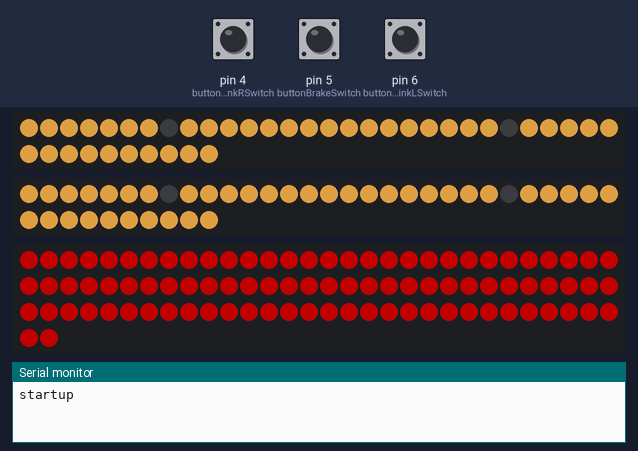
The sketch below on a simulated Arduino Nano, built with avr-gcc and run on an emulated ATmega328P. Shown: 2 × 40 RGB LEDs in strip order, left to right, continuing on the next row, 92 RGB LEDs in strip order, left to right, continuing on the next row, the last lines printed to the serial monitor. The test bench sets the inputs (shaded band); at power-on: pin 6 (buttonblinkLSwitch) LOW, pin 4 (buttonblinkRSwitch) LOW, pin 5 (buttonBrakeSwitch) LOW. Dim RGB values are drawn brighter than linear.

Above: at 2.2 s.
2.3 s: pin 6 (buttonblinkLSwitch) pulled HIGH for 0.15 s
At 2.43 s:
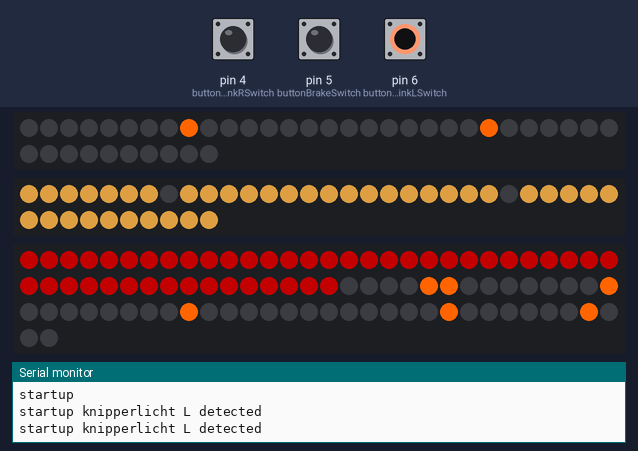
3.9 s: pin 4 (buttonblinkRSwitch) pulled HIGH for 1 s
At 4.92 s:
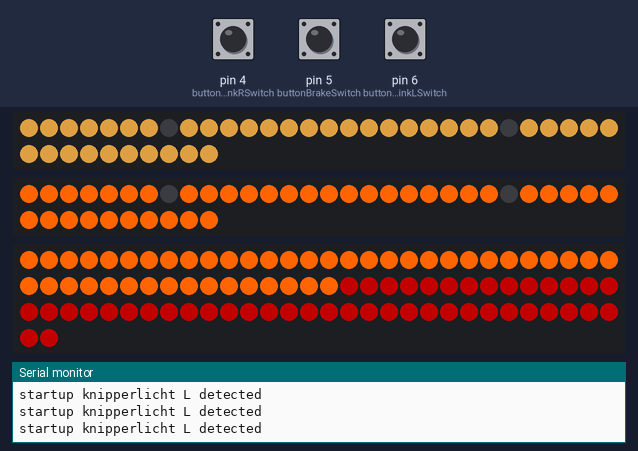
6.4 s: pin 6 (buttonblinkLSwitch) pulled HIGH for 1 s
At 7.39 s:
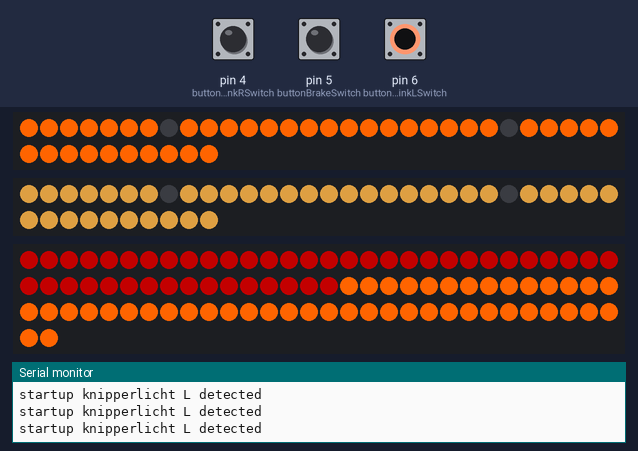
8.9 s: pin 6 (buttonblinkLSwitch) pulled HIGH for 3.2 s
13.6 s: pin 4 (buttonblinkRSwitch) pulled HIGH for 3.2 s
At 14.65 s:
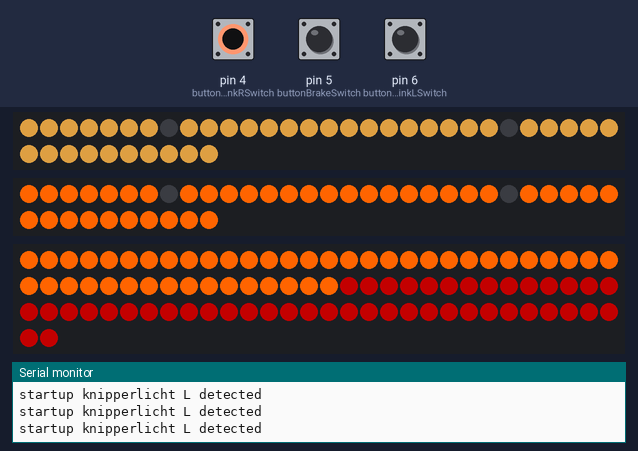
18.3 s: pin 4 (buttonblinkRSwitch) driven HIGH and pin 6 (buttonblinkLSwitch) driven HIGH
At 19.42 s:
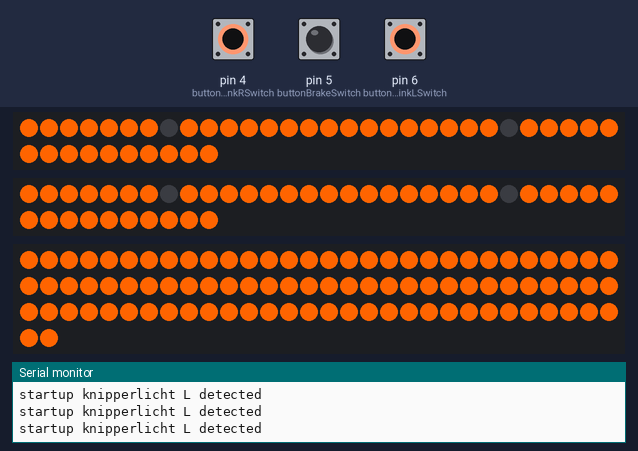

The sketch:

VFRControlSoftware.ino
```cpp
/*
 Version 0.3
 Author:
 - Sabsteef (Sabsteef@hotmail.com)

 Hardware:
 - Arduino Nano (Compatible board)
 Software:
 - Arduino 1.8.10

 Arduino Pin Mapping:
 - 00 = Serial RX USB Serial
 - 01 = Serial TX USB Serial
 - 04 = Switch blinker Right
 - 05 = Switch Brake
 - 06 = Switch blinker Left
 - 10 = LED tail light
 - 11 = LED mirror Left
 - 12 = LED mirror Right


*/

#include <FastLED.h>  // Control LED
#include <Chrono.h>   // Control Multitasking

//Left Front Mirror
#define LFM_NUM_LEDS 40
#define LFM_DATA_PIN 11

//Right Front Mirror
#define RFM_NUM_LEDS 40
#define RFM_DATA_PIN 12

//Tail Light
#define TAIL_NUM_LEDS 92
#define TAIL_DATA_PIN 10

//CRGB Settings
CRGB TAIL_Leds[TAIL_NUM_LEDS];
CRGB LFM_Leds[LFM_NUM_LEDS];
CRGB RFM_Leds[RFM_NUM_LEDS];

//consistant values

const int buttonblinkLSwitch = 6;
const int buttonblinkRSwitch = 4;
const int buttonBrakeSwitch  = 5;


//Values
int buttonblinkR = 0;
int buttonblinkL = 0;
int buttonBrake  = 0;
int Debug = 0;


// Instantiate Chronos treats
Chrono chrono_TailLight;
Chrono chrono_Blinkers;
Chrono chronoC; //not used
Chrono chronoD; // not used
Chrono chrono_blinkerR;
Chrono chrono_blinkerL;
Chrono chronoG; //not used
Chrono chrono_brakelight;

// Check interters

int RV = 100;
int LV = 100;
int LA = 100;
int RA = 100;


void setup() {
  // sanity check delay - allows reprogramming if accidently blowing power w/leds
    delay(1000);

  //PinLayouts
    //inputs switches
    pinMode(buttonblinkRSwitch, INPUT);
    pinMode(buttonblinkLSwitch, INPUT);
    pinMode(buttonBrakeSwitch,  INPUT);


  //Set Led Matrix

    // Left Front Mirror
    FastLED.addLeds<WS2812B, LFM_DATA_PIN, GRB>(LFM_Leds, LFM_NUM_LEDS).setCorrection(TypicalSMD5050);

    // Right Front Mirror
    FastLED.addLeds<WS2812B, RFM_DATA_PIN, GRB>(RFM_Leds, RFM_NUM_LEDS).setCorrection(TypicalSMD5050);

    // Tail Light
    FastLED.addLeds<WS2812B, TAIL_DATA_PIN, GRB>(TAIL_Leds, TAIL_NUM_LEDS).setCorrection(TypicalSMD5050);

    // Set brightness all LED
    FastLED.setBrightness(255);


  /* FastLED provides these pre-conigured incandescent color profiles:
     Candle, Tungsten40W, Tungsten100W, Halogen, CarbonArc,
     HighNoonSun, DirectSunlight, OvercastSky, ClearBlueSky,
     FastLED provides these pre-configured gaseous-light color profiles:
     WarmFluorescent, StandardFluorescent, CoolWhiteFluorescent,
     FullSpectrumFluorescent, GrowLightFluorescent, BlackLightFluorescent,
     MercuryVapor, SodiumVapor, MetalHalide, HighPressureSodium,
     FastLED also provides an "Uncorrected temperature" profile
     UncorrectedTemperature; */

    //FastLED.setTemperature(Candle);
    FastLED.setTemperature(HighPressureSodium);

    FastLED.clear();

    // Turn on DRL
    DRLLichtR(0,40,100);
    DRLLichtL(0,40,100);

     // Turn on Tail-Light
    Tail_Light(0,92);
    // Enable debug
    Serial.begin(115200);
    Serial.println ("startup");
}


void loop() {
  // check buttons
  buttonblinkL        = digitalRead(buttonblinkLSwitch);
  buttonblinkR        = digitalRead(buttonblinkRSwitch);
  buttonBrake         = digitalRead(buttonBrakeSwitch);

  // Check if Brake light is needed
  if ( chrono_TailLight.hasPassed(50) ) {
    buttonBrake = digitalRead(buttonBrakeSwitch);
    chrono_TailLight.restart();
    if (buttonBrake == HIGH && buttonblinkL == LOW && buttonblinkR == LOW){
      Brake_Light(0,93,0);
    }
    if (buttonBrake == HIGH && buttonblinkL == HIGH && buttonblinkR == LOW){
      Brake_Light(0,46,0);
    }
    if (buttonBrake == HIGH && buttonblinkL == LOW && buttonblinkR == HIGH){
      Brake_Light(46,92,0);
    }
  }

  // Check if Blinkers are needed
  if ( chrono_Blinkers.hasPassed(60) ) {
    if (buttonblinkL == HIGH){    //Check if Blinker links
     Serial.println ("startup knipperlicht L detected");
      MirrorL_run(46,91,0);
      chrono_blinkerL.restart();
    }
    else if (buttonblinkL == LOW){
        LA = 100;
        LV = 100;
    }
    if (buttonblinkR == HIGH ){
       MirrorR_run(0,46,0);
       chrono_blinkerR.restart();
    }
      else if (buttonblinkR == LOW){
        RA = 100;
        RV = 100;
    }
    chrono_Blinkers.restart();
  }
 // check if default light can be reset.
 if ( chrono_brakelight.hasPassed(101) ) {
    chrono_brakelight.restart();
    if (buttonBrake == LOW || buttonblinkL == LOW || buttonblinkR == LOW){
      if (buttonBrake == LOW && buttonblinkL == LOW){
      Tail_Light(46,92);
      }
      if (buttonBrake == LOW && buttonblinkR == LOW){
      Tail_Light(0,46);
      }
      if(buttonblinkL == LOW ){
      DRLLichtL(0,40,100);
      }
      if(buttonblinkR == LOW ) {
      DRLLichtR(0,40,100);
      }
    }
  }
}


// Tail-Light
void Tail_Light(int st,int en){
  for(int dot = st; dot < en; dot++) {
      TAIL_Leds[dot] = CRGB::Red;
      TAIL_Leds[dot].fadeToBlackBy(164);
   }
   FastLED.show();
}

//Brake-Light
void Brake_Light(int st,int en, int fade){
  for(int dot = st; dot < en; dot++) {
      TAIL_Leds[dot] = CRGB::Red;
      TAIL_Leds[dot].fadeToBlackBy(fade);

  }
  FastLED.show();
}

//dag rij verlighting L voorkant
void DRLLichtL(int st,int en, int fade ){
  //FastLED.clear();
  for(int dot = st; dot >= en; dot--) {
      LFM_Leds[dot] = CRGB::Black;
  }
  FastLED.show();
  for(int dot = st; dot < en; dot++) {
      LFM_Leds[dot] = CRGB::White;
      LFM_Leds[dot].fadeToBlackBy(fade);
      NoLED();
   }
   FastLED.show();
}

//dag rij verlighting R voorkant
void DRLLichtR(int st,int en, int fade ){
  //FastLED.clear();
  for(int dot = st; dot >= en; dot--) {
      RFM_Leds[dot] = CRGB::Black;
  }
  FastLED.show();
  for(int dot = st; dot < en; dot++) {
      RFM_Leds[dot] = CRGB::White;
      RFM_Leds[dot].fadeToBlackBy(fade);
      NoLED();
   }
   FastLED.show();
}
// Runnig lights Left side
void MirrorL_run(int st,int en, int fade){
    if ( chrono_blinkerL.hasPassed(10) ) {
     //chrono_blinkerL.restart(); // restart the crono so that it triggers again later
      if (LA == 100){
        for(int dot = st; dot < 92; dot++) { //reset tail left
           TAIL_Leds[dot] = CRGB::Black;
        }
         for(int dot = 0; dot < 40; dot++) {  //reset front left
           LFM_Leds[dot] = CRGB::Black;
        }
        FastLED.show();
        LA = 1;
      }
      else if (LA != 100){
        if (LA >= en){
        LA = 100;
        }
        else {
           if (LA == 1){

           TAIL_Leds[88]  = CRGB::DarkOrange;
           TAIL_Leds[81]  = CRGB::DarkOrange;
           TAIL_Leds[68]  = CRGB::DarkOrange;
           TAIL_Leds[59]  = CRGB::DarkOrange;
           TAIL_Leds[51]  = CRGB::DarkOrange;
           TAIL_Leds[50]  = CRGB::DarkOrange;

           LFM_Leds[24]  = CRGB::DarkOrange;
           LFM_Leds[23]  = CRGB::DarkOrange;
           LFM_Leds[8]   = CRGB::DarkOrange;
           LFM_Leds[7]   = CRGB::DarkOrange;

           NoLED();
           FastLED.show();
           LA = 2;
          }
          else if (LA == 2){

           TAIL_Leds[89]  = CRGB::DarkOrange;
           TAIL_Leds[82]  = CRGB::DarkOrange;
           TAIL_Leds[69]  = CRGB::DarkOrange;
           TAIL_Leds[60]  = CRGB::DarkOrange;
           TAIL_Leds[52]  = CRGB::DarkOrange;
           TAIL_Leds[49]  = CRGB::DarkOrange;

           LFM_Leds[25]  = CRGB::DarkOrange;
           LFM_Leds[22] = CRGB::DarkOrange;
           LFM_Leds[9] = CRGB::DarkOrange;
           LFM_Leds[6] = CRGB::DarkOrange;

           NoLED();
           FastLED.show();
           LA = 3;
          }
          else if (LA == 3){

           TAIL_Leds[90]  = CRGB::DarkOrange;
           TAIL_Leds[83]  = CRGB::DarkOrange;
           TAIL_Leds[70]  = CRGB::DarkOrange;
           TAIL_Leds[61]  = CRGB::DarkOrange;
           TAIL_Leds[53]  = CRGB::DarkOrange;
           TAIL_Leds[48]  = CRGB::DarkOrange;

           LFM_Leds[26]  = CRGB::DarkOrange;
           LFM_Leds[21] = CRGB::DarkOrange;
           LFM_Leds[10] = CRGB::DarkOrange;
           LFM_Leds[5] = CRGB::DarkOrange;

           NoLED();
           FastLED.show();
           LA = 4;
          }
          else if (LA == 4){

           TAIL_Leds[91]  = CRGB::DarkOrange;
           TAIL_Leds[84]  = CRGB::DarkOrange;
           TAIL_Leds[71]  = CRGB::DarkOrange;
           TAIL_Leds[62]  = CRGB::DarkOrange;
           TAIL_Leds[54]  = CRGB::DarkOrange;
           TAIL_Leds[47]  = CRGB::DarkOrange;

           LFM_Leds[27]  = CRGB::DarkOrange;
           LFM_Leds[20] = CRGB::DarkOrange;
           LFM_Leds[11] = CRGB::DarkOrange;
           LFM_Leds[4] = CRGB::DarkOrange;

           NoLED();
           FastLED.show();
           LA = 5;
          }
          else if (LA == 5){

           TAIL_Leds[85]  = CRGB::DarkOrange;
           TAIL_Leds[72]  = CRGB::DarkOrange;
           TAIL_Leds[63]  = CRGB::DarkOrange;
           TAIL_Leds[55]  = CRGB::DarkOrange;
           TAIL_Leds[46]  = CRGB::DarkOrange;

           LFM_Leds[28]  = CRGB::DarkOrange;
           LFM_Leds[19] = CRGB::DarkOrange;
           LFM_Leds[12] = CRGB::DarkOrange;
           LFM_Leds[3] = CRGB::DarkOrange;
           NoLED();

           FastLED.show();
           LA = 6;
          }
          else if (LA == 6){

           TAIL_Leds[86]  = CRGB::DarkOrange;
           TAIL_Leds[73]  = CRGB::DarkOrange;
           TAIL_Leds[64]  = CRGB::DarkOrange;
           TAIL_Leds[56]  = CRGB::DarkOrange;
           // back
           LFM_Leds[29]  = CRGB::DarkOrange;
           LFM_Leds[18] = CRGB::DarkOrange;
           LFM_Leds[13] = CRGB::DarkOrange;
           LFM_Leds[2] = CRGB::DarkOrange;

           NoLED();
           FastLED.show();
           LA = 7;
          }
          else if (LA == 7){

           TAIL_Leds[87]  = CRGB::DarkOrange;
           TAIL_Leds[74]  = CRGB::DarkOrange;
           TAIL_Leds[65]  = CRGB::DarkOrange;
           TAIL_Leds[57]  = CRGB::DarkOrange;

           LFM_Leds[30]  = CRGB::DarkOrange;
           LFM_Leds[17] = CRGB::DarkOrange;
           LFM_Leds[14] = CRGB::DarkOrange;
           LFM_Leds[1] = CRGB::DarkOrange;

           NoLED();
           FastLED.show();
           LA = 8;
          }
          else if (LA == 8){

           TAIL_Leds[75]  = CRGB::DarkOrange;
           TAIL_Leds[66]  = CRGB::DarkOrange;
           TAIL_Leds[58]  = CRGB::DarkOrange;

           LFM_Leds[31]  = CRGB::DarkOrange;
           LFM_Leds[16] = CRGB::DarkOrange;
           LFM_Leds[15] = CRGB::DarkOrange;
           LFM_Leds[0] = CRGB::DarkOrange;
           NoLED();
           FastLED.show();
           LA = 9;
          }
          else if (LA == 9){

           TAIL_Leds[67]  = CRGB::DarkOrange;
           TAIL_Leds[76]  = CRGB::DarkOrange;

           LFM_Leds[36]  = CRGB::DarkOrange;
           LFM_Leds[35] = CRGB::DarkOrange;

           NoLED();
           FastLED.show();
           LA = 10;
          }
          else if (LA == 10){

           TAIL_Leds[77]  = CRGB::DarkOrange;

           LFM_Leds[37]  = CRGB::DarkOrange;
           LFM_Leds[34] = CRGB::DarkOrange;

           NoLED();

           FastLED.show();
           LA = 11;
          }
          else if (LA == 11){

           TAIL_Leds[78]  = CRGB::DarkOrange;

           LFM_Leds[38]  = CRGB::DarkOrange;
           LFM_Leds[33] = CRGB::DarkOrange;

           NoLED();
           FastLED.show();
           LA = 12;
          }
          else if (LA == 12){

           TAIL_Leds[79]  = CRGB::DarkOrange;

           LFM_Leds[39] = CRGB::DarkOrange;
           LFM_Leds[32] = CRGB::DarkOrange;

           NoLED();
           FastLED.show();
           LA = 13;
          }
          else if (LA == 13){
            // front
           TAIL_Leds[80]  = CRGB::DarkOrange;

           FastLED.show();
           LA = 15;
          }
          else if (LA == 15){

           NoLED();
           FastLED.show();
           LA = 91;
          }
       }
     }
   }
}


void MirrorR_run(int st,int en, int fade){
   if ( chrono_blinkerR.hasPassed(10) ){
     //chrono_blinkerR.restart(); // restart the crono so that it triggers again later
      if (RA == 100){
        for(int dot = st; dot < en; dot++) {
           TAIL_Leds[dot] = CRGB::Black;
        }
         for(int dot = 0; dot < 40; dot++) {
           RFM_Leds[dot] = CRGB::Black;
        }
        FastLED.show();
        RA = 1;
      }

      else if (RA != 100){
        if (RA >= en){

        RA = 100;
        }
        else {
           if (RA == 1){
           TAIL_Leds[45]  = CRGB::DarkOrange;
           TAIL_Leds[35]  = CRGB::DarkOrange;
           TAIL_Leds[22]  = CRGB::DarkOrange;
           TAIL_Leds[21]  = CRGB::DarkOrange;
           TAIL_Leds[5]  = CRGB::DarkOrange;
           TAIL_Leds[4]  = CRGB::DarkOrange;

           RFM_Leds[24]  = CRGB::DarkOrange;
           RFM_Leds[23] = CRGB::DarkOrange;
           RFM_Leds[8] = CRGB::DarkOrange;
           RFM_Leds[7] = CRGB::DarkOrange;
           NoLED();
           FastLED.show();
           RA = 2;
          }
          else if (RA == 2){

           TAIL_Leds[44]  = CRGB::DarkOrange;
           TAIL_Leds[36]  = CRGB::DarkOrange;
           TAIL_Leds[23]  = CRGB::DarkOrange;
           TAIL_Leds[20]  = CRGB::DarkOrange;
           TAIL_Leds[6]  = CRGB::DarkOrange;
           TAIL_Leds[3]  = CRGB::DarkOrange;

           RFM_Leds[25]  = CRGB::DarkOrange;
           RFM_Leds[22] = CRGB::DarkOrange;
           RFM_Leds[9] = CRGB::DarkOrange;
           RFM_Leds[6] = CRGB::DarkOrange;
           NoLED();
           FastLED.show();
           RA = 3;
          }
          else if (RA == 3){

           TAIL_Leds[43]  = CRGB::DarkOrange;
           TAIL_Leds[37]  = CRGB::DarkOrange;
           TAIL_Leds[24]  = CRGB::DarkOrange;
           TAIL_Leds[19]  = CRGB::DarkOrange;
           TAIL_Leds[7]  = CRGB::DarkOrange;
           TAIL_Leds[2]  = CRGB::DarkOrange;

           RFM_Leds[26]  = CRGB::DarkOrange;
           RFM_Leds[21] = CRGB::DarkOrange;
           RFM_Leds[10] = CRGB::DarkOrange;
           RFM_Leds[5] = CRGB::DarkOrange;
           NoLED();
           FastLED.show();
           RA = 4;
          }
          else if (RA == 4){

           TAIL_Leds[42]  = CRGB::DarkOrange;
           TAIL_Leds[38]  = CRGB::DarkOrange;
           TAIL_Leds[25]  = CRGB::DarkOrange;
           TAIL_Leds[18]  = CRGB::DarkOrange;
           TAIL_Leds[8]  = CRGB::DarkOrange;
           TAIL_Leds[1]  = CRGB::DarkOrange;

           RFM_Leds[27]  = CRGB::DarkOrange;
           RFM_Leds[20] = CRGB::DarkOrange;
           RFM_Leds[11] = CRGB::DarkOrange;
           RFM_Leds[4] = CRGB::DarkOrange;
           NoLED();
           FastLED.show();
           RA = 5;
          }
          else if (RA == 5){

           TAIL_Leds[39]  = CRGB::DarkOrange;
           TAIL_Leds[26]  = CRGB::DarkOrange;
           TAIL_Leds[17]  = CRGB::DarkOrange;
           TAIL_Leds[9]  = CRGB::DarkOrange;
           TAIL_Leds[0]  = CRGB::DarkOrange;

           RFM_Leds[28]  = CRGB::DarkOrange;
           RFM_Leds[19] = CRGB::DarkOrange;
           RFM_Leds[12] = CRGB::DarkOrange;
           RFM_Leds[3] = CRGB::DarkOrange;
           NoLED();

           FastLED.show();
           RA = 6;
          }
          else if (RA == 6){

           TAIL_Leds[40]  = CRGB::DarkOrange;
           TAIL_Leds[27]  = CRGB::DarkOrange;
           TAIL_Leds[16]  = CRGB::DarkOrange;
           TAIL_Leds[10]  = CRGB::DarkOrange;

           RFM_Leds[29]  = CRGB::DarkOrange;
           RFM_Leds[18] = CRGB::DarkOrange;
           RFM_Leds[13] = CRGB::DarkOrange;
           RFM_Leds[2] = CRGB::DarkOrange;
           NoLED();
           FastLED.show();
           RA = 7;
          }
          else if (RA == 7){

           TAIL_Leds[41]  = CRGB::DarkOrange;
           TAIL_Leds[28]  = CRGB::DarkOrange;
           TAIL_Leds[15]  = CRGB::DarkOrange;
           TAIL_Leds[11]  = CRGB::DarkOrange;

           RFM_Leds[30]  = CRGB::DarkOrange;
           RFM_Leds[17] = CRGB::DarkOrange;
           RFM_Leds[14] = CRGB::DarkOrange;
           RFM_Leds[1] = CRGB::DarkOrange;
           NoLED();
           FastLED.show();
           RA = 8;
          }
          else if (RA == 8){

           TAIL_Leds[29]  = CRGB::DarkOrange;
           TAIL_Leds[14]  = CRGB::DarkOrange;
           TAIL_Leds[12]  = CRGB::DarkOrange;

           RFM_Leds[31]  = CRGB::DarkOrange;
           RFM_Leds[16] = CRGB::DarkOrange;
           RFM_Leds[15] = CRGB::DarkOrange;
           RFM_Leds[0] = CRGB::DarkOrange;
           NoLED();
           FastLED.show();
           RA = 9;
          }
          else if (RA == 9){

           TAIL_Leds[30]  = CRGB::DarkOrange;
           TAIL_Leds[13]  = CRGB::DarkOrange;

           RFM_Leds[39]  = CRGB::DarkOrange;
           RFM_Leds[32] = CRGB::DarkOrange;
           NoLED();
           FastLED.show();
           RA = 10;
          }
          else if (RA == 10){

           TAIL_Leds[31]  = CRGB::DarkOrange;

           RFM_Leds[38]  = CRGB::DarkOrange;
           RFM_Leds[33] = CRGB::DarkOrange;
           NoLED();
           FastLED.show();
           RA = 11;
          }
          else if (RA == 11){

           TAIL_Leds[32]  = CRGB::DarkOrange;

           RFM_Leds[37]  = CRGB::DarkOrange;
           RFM_Leds[34] = CRGB::DarkOrange;
           NoLED();
           FastLED.show();
           RA = 12;
          }
          else if (RA == 12){

            TAIL_Leds[33]  = CRGB::DarkOrange;

           RFM_Leds[36] = CRGB::DarkOrange;
           RFM_Leds[35] = CRGB::DarkOrange;
           FastLED.show();
           RA = 13;
          }
          else if (RA == 13){

           TAIL_Leds[34]  = CRGB::DarkOrange;

           FastLED.show();
           RA = 15;
          }
          else if (RA == 15){

           NoLED();
           FastLED.show();
           RA = 46;
          }
        }
      }
   }
}

// normal blinking Left side //still in development
void MirrorL_normal(int st,int en, int fade){
    if ( chrono_blinkerL.hasPassed(59) ) { // need to use a other Chrono
     //chrono_blinkerL.restart(); // restart the crono so that it triggers again later
     Serial.println ("MirrorL_normal Fuction");
      if (LV == 100){
        Serial.println ("MirrorL_normal LV = 100");
        for(int dot = st; dot < en; dot++) {
              RFM_Leds[dot] = CRGB::Blue;
              RFM_Leds[dot].fadeToBlackBy(fade);
              LFM_Leds[dot] = CRGB::Black;
              LFM_Leds[dot].fadeToBlackBy(fade);
        }

        FastLED.show();
        LV = 1;
      }
      else if (LV == 1){
         Serial.println ("MirrorL_normal LV = 1");

           LV = 2;
      }
      else if (LV == 2){
         Serial.println ("MirrorL_normal LV = 2");
           for(int dot = st; dot < en; dot++) {
              LFM_Leds[dot] = CRGB::Blue;
              LFM_Leds[dot].fadeToBlackBy(fade);
              RFM_Leds[dot] = CRGB::Black;
              RFM_Leds[dot].fadeToBlackBy(fade);
              NoLED();
           }
           NoLED();
           FastLED.show();
           LV = 100;
          }
    }
}


// Normal blinker Right ( still in development)
void MirrorR_normal(int st,int en, int fade){

}


// Fuction that does not turn on LEDS that are not seen needed for DRL
void NoLED(){
 LFM_Leds[24] = CRGB::Black;
  LFM_Leds[7] = CRGB::Black;
  RFM_Leds[24] = CRGB::Black;
  RFM_Leds[7] = CRGB::Black;

}


// turn off taillights
void Tail_LightOFF(int st,int en){
  //FastLED.clear();
  for(int dot = st; dot < en; dot++) {
            TAIL_Leds[dot] = CRGB::Black;

        }
        FastLED.show();
}

// traffic - warning lights ( still in development)
void TrafficLights(int st,int en, int fade){
    if ( chrono_blinkerL.hasPassed(59) ) { // returns true if it passed 250 ms since it was started
     //chrono_blinkerL.restart(); // restart the crono so that it triggers again later
     Serial.println ("MirrorL_normal Fuction");
      if (LV == 100){
        //DRL
        for(int dot = st; dot < en; dot++) {
              RFM_Leds[dot] = CRGB::DarkOrange;
              RFM_Leds[dot].fadeToBlackBy(fade);
              LFM_Leds[dot] = CRGB::Black;
              LFM_Leds[dot].fadeToBlackBy(fade);
        }
        //tail left
         for(int dot = 0; dot < 46; dot++) {
               TAIL_Leds[dot] = CRGB::DarkOrange;
               TAIL_Leds[dot].fadeToBlackBy(fade);
        }
        //tail right
         for(int dot = st; 46 < 92; dot++) {
              TAIL_Leds[dot] = CRGB::Black;
              TAIL_Leds[dot].fadeToBlackBy(fade);
        }
       NoLED();
        FastLED.show();
        LV = 1;
      }
      else if (LV == 1){
         Serial.println ("MirrorL_normal LV = 1");

           LV = 2;
      }
      else if (LV == 2){
         Serial.println ("MirrorL_normal LV = 2");
           for(int dot = st; dot < en; dot++) {
              LFM_Leds[dot] = CRGB::DarkOrange;
              LFM_Leds[dot].fadeToBlackBy(fade);
              RFM_Leds[dot] = CRGB::Black;
              RFM_Leds[dot].fadeToBlackBy(fade);
           }
           //tail left
         for(int dot = 46; dot < 91; dot++) {
               TAIL_Leds[dot] = CRGB::DarkOrange;
               TAIL_Leds[dot].fadeToBlackBy(fade);
        }
        //tail right
         for(int dot = st; 0 < 45; dot++) {
              TAIL_Leds[dot] = CRGB::Black;
              TAIL_Leds[dot].fadeToBlackBy(fade);
        }
           NoLED();
           FastLED.show();
           LV = 100;
          }
    }
}
```

Measured:
- after the input at 2.3 s, the LEDs: first change at once (image 1 shows a later state)
- after the input at 3.9 s, the LEDs: first change at once (image 2 shows a later state)
- after the input at 6.4 s, the LEDs: first change after 0.05 s (image 3 shows a later state)
- after the input at 13.6 s, the LEDs: first change after 0.08 s (image 4 shows a later state)
- after the input at 18.3 s, the LEDs: first change at once (image 5 shows a later state)
